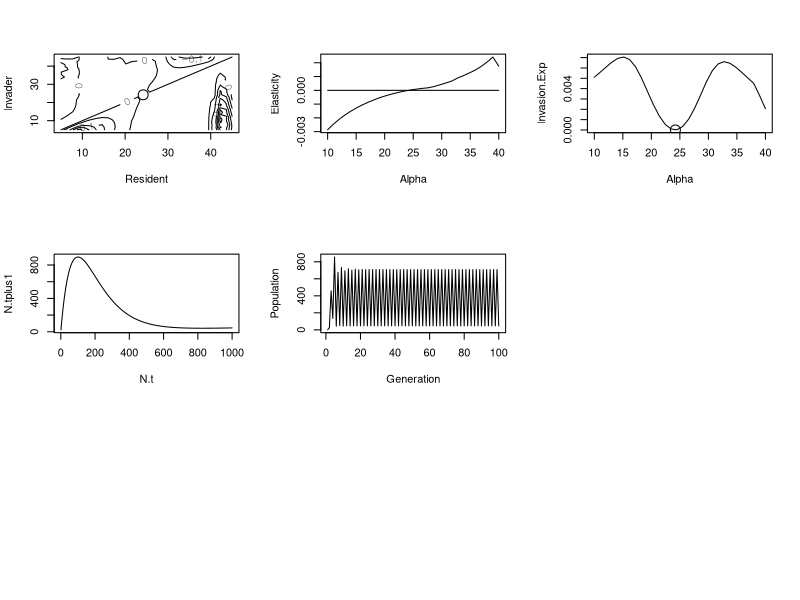

Generate this figure with R:
# Assumptions
# 1. Population size is governed by both density dependent and independent factors.
# 2. The density dependent components of fecundity and survival are negatively related.
# 3. The above function generates complex population dynamics.


rm(list=ls())
par(mfrow=c(3,3))

Ps = c(0.1, 0.5, 0.7, 0.9)
Maxgen = 100

dd = function(alpha, n1, n2) {
    a.min <- 1.0; a.max <- 50.0
    b.min <- 0.0; b.max <- 0.9
    beta <- 0.01
    a <- 20.0
    aa <- (alpha - a.min) / (a.max - a.min)
    s <- (b.max - b.min) * (1 - aa) / (1 + a * aa)
    n <- n1 * (alpha*exp(-beta*n2) + s)
    
    return(n)
}    

pop.dynamics = function(alpha) {
    a.resident <- alpha[1]
    a.invader <- alpha[2]
    maxgen1 <- 50
    maxgen2 <- 300
    tot.gen <- maxgen1 + maxgen2

    n.resident <- n.invader <- matrix(0, tot.gen)
    n.resident[1] <- 1
    n.invader[maxgen1] <-1

    # resdident generations
    for(i in 2:maxgen1) {
        n <- n.resident[i-1]
        n.resident[i] <- dd(a.resident, n, n) # density effect
    }

    # introduce invader
    for(i in (maxgen1+1):tot.gen) {
        n <- n.resident[i-1] + n.invader[i-1]
        n.resident[i] <- dd(a.resident, n.resident[i-1], n)
        n.invader[i] <- dd(a.invader, n.invader[i-1], n)
    }

    gen.start <- 10 + maxgen1
    gen.end <- tot.gen
    generation <- seq(from=1, to=gen.end)
    # linear regression
    invasion.model <- lm(log(n.invader[gen.start:gen.end]) ~ generation[gen.start:gen.end])
    # elasticity value = regression slope
    elasticity <- invasion.model$coeff[2]
    
    return(elasticity)
}


##### MAIN PROGRAM ####
Best.Alpha = 24.21837

N.Int = 30
Low = 5
High = 45
A.Resident = A.Invader = seq(from=Low, to=High, length=N.Int)
D = expand.grid(A.Resident, A.Invader)

Z = apply(D, 1, pop.dynamics)
Z.Mat = matrix(Z, N.Int, N.Int)
contour(A.Resident, A.Invader, Z.Mat, xlab='Resident', ylab='Invader')
points(Best.Alpha, Best.Alpha, cex=2)


# Elasticity analysis
dd2 = function(alpha, n1, n2) {
    # no change from dd
    dd(alpha, n1, n2)
}

pop.dynamics2 = function(x, coeff) {
    alpha.resident <- x
    alpha.invader <- alpha.resident * coeff
    alpha <- c(alpha.resident, alpha.invader)
    pop.dynamics(alpha)
}

Min.A = 10; Max.A = 40
Coeff = 0.995
# calculate optimum
Optimum = uniroot(pop.dynamics2, interval=c(Min.A, Max.A), Coeff)
Best.Alpha = Optimum$root
print('Optimum reproductive effort')
print(Best.Alpha)

# plot elasticity vs alpha
N.Int = 30
Low = Min.A
High = Max.A
Alpha = matrix(seq(from=Low, to=High, length=N.Int), N.Int, 1)
Elasticity = apply(Alpha, 1, pop.dynamics2, Coeff)
plot(Alpha, Elasticity, type='l')
lines(c(Low, High), c(0, 0))

Coeffs = Alpha / Best.Alpha
Invasion.Exp = matrix(0, N.Int, 1) # allocate matrix
# calculate invasion coefficient
for(i in 1:N.Int) {
    Invasion.Exp[i] = pop.dynamics2(Best.Alpha, Coeffs[i])
}

plot(Alpha, Invasion.Exp, type='l')
points(Best.Alpha, 0, cex=2)

# plot N(t+1) vs N(t)
N0 = 1
N = 1000
N.t = seq(from=N0, to=N)
N.tplus1 = matrix(0, N)
for(i in N0:N) {
    N.tplus1[i] = dd2(Best.Alpha, N.t[i], N.t[i])
}
plot(N.t, N.tplus1, type='l')

# plot N(t) vs t
N0 = 1
N = 100

N.t = matrix(0, N)
N.t[1] = 1
for(i in (N0+1):N) {
    N.t[i] = dd2(Best.Alpha, N.t[i-1], N.t[i-1])
}
plot(seq(from=N0, to=N), N.t, type='l', xlab='Generation', ylab='Population')

